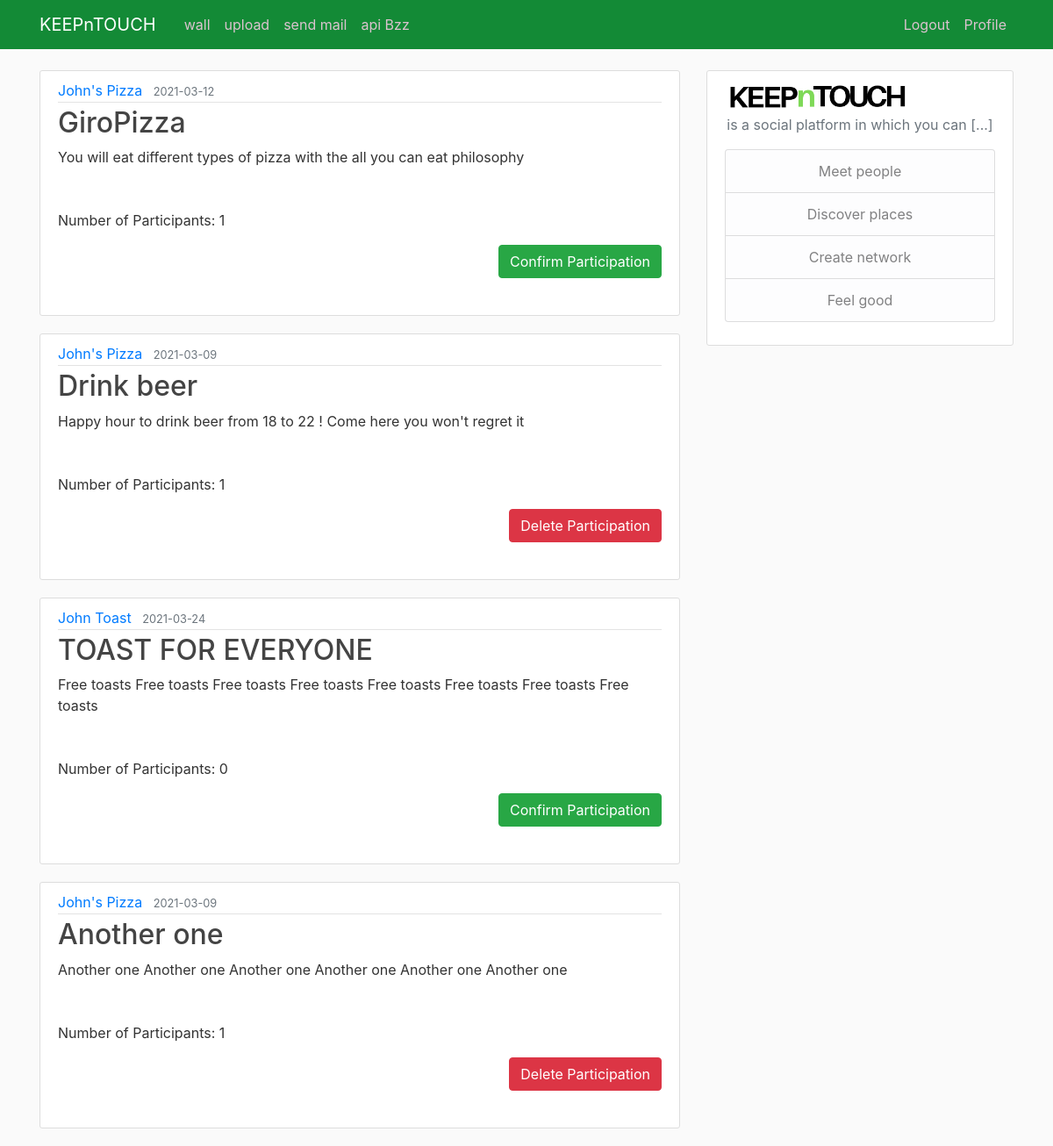
Screenshot of /home (signed in) with the database file from the repository.
### app.py (models this page shows, shortened)
class BusinessPartner(db.Model):
    __tablename__ = 'businesspartner'
    id=db.Column(db.Integer,primary_key=True)
    name=db.Column(db.String(100),nullable=True)
    email = db.Column(db.String(50), unique=True, nullable=False)
    password = db.Column(db.String(100), nullable=False)
    events = db.relationship('Event', backref='creator', ) #creator column of the Event row contains the BP who created it

class Event(db.Model):
    id=db.Column(db.Integer,primary_key=True)
    name=db.Column(db.String(100),nullable=True)
    date = db.Column(db.Date)
    bp_id = db.Column(db.Integer, db.ForeignKey('businesspartner.id'))
    description=db.Column(db.String(500))
    numofPeople = db.Column(db.Integer)
    location = db.Column(db.String(100))

### app.py (the view, shortened to what this page needs)
@app.route('/', methods=['GET', 'POST'])
@app.route('/home', methods=['GET', 'POST'])
def home():
    confirmParticipation = forms.confirmParticipation()
    deleteParticipation = forms.deleteParticipation()
    if session.get('id'):
        if Student.query.filter_by(email=session.get('email')).first(): # if student then show the wall
            events=Event.query.all()
            return render_template('index.html', events=events, confirmParticipation=confirmParticipation, deleteParticipation=deleteParticipation, partecipation=partecipation, Student = Student, Event=Event, BPs = BusinessPartner, and_=and_)
        else: # if bp show its own events
            events = Event.query.filter_by(bp_id=session.get('id'))
            return render_template('index.html', events=events, BPs = BusinessPartner)
    else:
        return redirect('login')

### forms.py
class confirmParticipation(FlaskForm):
    event_id = IntegerField('event_id',render_kw={'readonly': True})
    submitC = SubmitField('Confirm Participation')

class deleteParticipation(FlaskForm):
    event_id = IntegerField('event_id', render_kw={'readonly': True})
    submitD = SubmitField('Delete Participation')

### templates/index.html (shortened to what this page needs)
{% extends "layout.html" %}
{% block content %}
{% for event in events %}
<article class="media content-section">
  <div class="media-body">
    <div class="article-metadata">
      <a class="mr-2" href="#">{{ BPs.query.filter_by(id=event.bp_id).first().name  }}</a>
      <small class="text-muted">{{ event.date}}</small>
    </div >
    <h2><a class="article-title" href="#">{{ event.name }}</a></h2>
    <p class="article-content">{{ event.description  }}
        <br>
        Number of Participants: {{ event.numofPeople }}
    </p>
      {% if session.get('student') == True %}
          {% if not Student.query.join(partecipation).join(Event).filter( and_( partecipation.c.student_id == session.get('id'), partecipation.c.event_id == event.id) ).first() %}
             <a align="right"> <form method="POST">
                    <fieldset class="form-group">
                    <div class="form-group ">
                        {{ confirmParticipation.submitC(class="btn btn btn-success") }}
                    </div>
                        </fieldset>
              </form></a>
          {% else %}
              <a align="right"> <form method="POST">
                    <fieldset class="form-group">
                    <div class="form-group ">
                        {{ deleteParticipation.submitD(class="btn btn-danger") }}
                    </div>
                    </fieldset>
               </form></a>
          {% endif %}
        {% endif %}
  </div>
</article>
{% endfor %}
{% endblock content %}

### static/main.css (style rules this page uses)
body { background: #fafafa; color: #333333; margin-top: 5rem; }
h1, h2, h3, h4, h5, h6 { color: #444444; }
.content-section { background: #ffffff; padding: 10px 20px; border: 1px solid #dddddd; border-radius: 3px; margin-bottom: 20px; }
.article-title { color: #444444; }
.article-content { white-space: pre-line; }
.article-metadata { padding-bottom: 1px; margin-bottom: 4px; border-bottom: 1px solid #e3e3e3 }

### rows the page displays
Event: date "2021-03-12", name "GiroPizza", description "You will eat different types of pizza with the all you can eat philosophy", numofPeople "1"
BusinessPartner: query.filter_by "John's Pizza"
Event: date "2021-03-09", name "Drink beer", description "Happy hour to drink beer from 18 to 22 ! Come here you won't regret it", numofPeople "1"
Event: date "2021-03-24", name "TOAST FOR EVERYONE", description "Free toasts Free toasts Free toasts Free toasts Free toasts Free toasts Free toasts Free toasts", numofPeople "0"
BusinessPartner: query.filter_by "John Toast"
Event: date "2021-03-09", name "Another one", description "Another one Another one Another one Another one Another one Another one", numofPeople "1"
